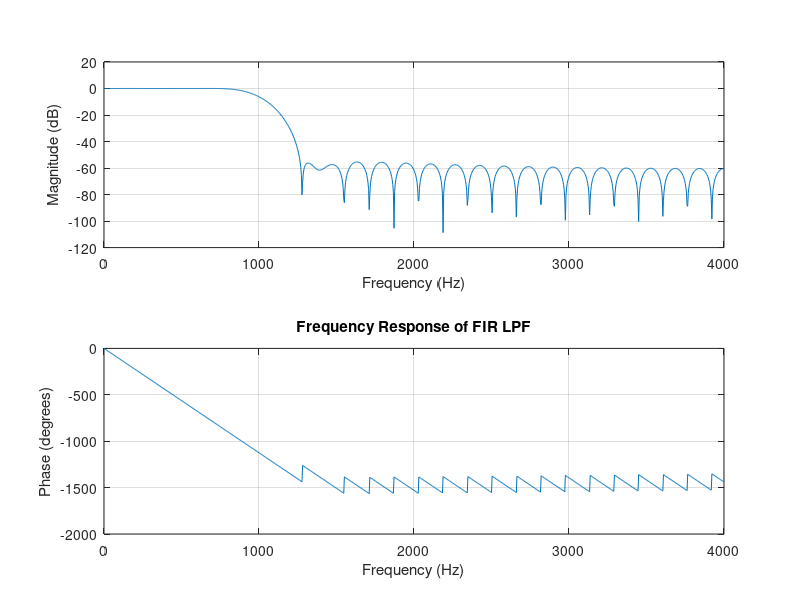

Here is the MATLAB script that generated this plot:
clc;
clear;
close all;

% FIR Low Pass Filter
N = 50;                 % Filter order
fc = 1000;               % Cutoff frequency in Hz
fs = 8000;               % Sampling frequency in Hz

% Normalized cutoff frequency
Wn = fc/(fs/2);

% Design FIR LPF using Hamming window
b = fir1(N, Wn, 'low', hamming(N+1));
a = 1;

% Generate input signal
t = 0:1/fs:0.05;
x = sin(2*pi*200*t) + sin(2*pi*2500*t);

% Apply filter
y = filter(b, a, x);

% Plot input and output signals
subplot(3,1,1);
plot(t, x);
title('Input Signal');
xlabel('Time (s)');
ylabel('Amplitude');
grid on;

subplot(3,1,2);
plot(t, y);
title('Filtered Output Signal');
xlabel('Time (s)');
ylabel('Amplitude');
grid on;

% Frequency response
subplot(3,1,3);
freqz(b, a, 1024, fs);
title('Frequency Response of FIR LPF');
